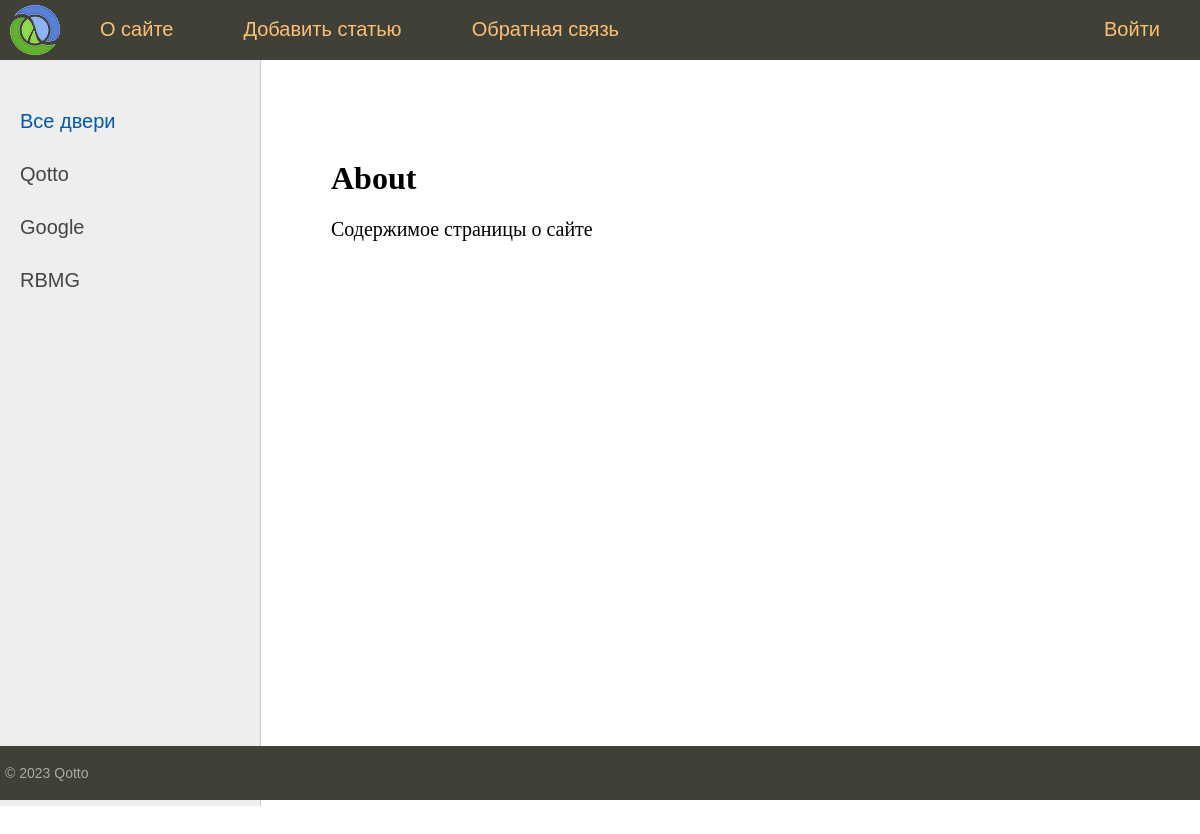
The page /about/ on the database its author committed.
### selfedu/models.py (models this page shows, shortened)
class Doors(models.Model):
    name = models.CharField(max_length=32, db_index=True)
    slug = models.SlugField(max_length=32, unique=True, db_index=True, verbose_name='URL')
    is_active = models.BooleanField(default=True)
    def get_absolute_url(self):
        return reverse('door', kwargs={'door_slug': self.slug})
    class Meta:
        verbose_name = 'Doors'
        verbose_name_plural = 'Doors'
        ordering = ['id']

### selfedu/views.py (the view)
# urls.py: path('about/', about, name='about'),
def about(request):
    return render(request, 'selfedu/about.html', {'menu': menu, 'title': "About"})

### selfedu/templatetags/doors_tags.py (called while the page is built)
@register.inclusion_tag('selfedu/list_doors.html')
def show_doors(sort=None, door_selected=0):
    if not sort:
        doors = Doors.objects.all()
    else:
        doors = Doors.objects.order_by(sort)
    return {"doors": doors, "door_selected": door_selected}

### selfedu/templates/selfedu/about.html
{% extends 'selfedu/base.html' %}
{% block content %}
<h1>{{title}}</h1>
<p>Содержимое страницы о сайте
{% endblock %}

### selfedu/templates/selfedu/list_doors.html
{% for d in doors %}
{% if d.pk == door_selected %}
<li class="selected">{{d.name}}</li>
	{% else %}
		<li><a href="{{ d.get_absolute_url }}">{{d.name}}</a></li>
	{% endif %}
{% endfor %}

### selfedu/static/selfedu/css/styles.css (style rules this page uses)
html, body { font-family: 'Arial'; margin: 0; padding: 0; height: 100%; width: 100%; color: #444; }
a { color: #0059b2; text-decoration: none; }
.left-chapters ul li { margin: 30px 0 0 0; color: #999; }
.left-chapters ul li a { color: #444; text-decoration: none; }
.content-text h1 { font-size: 32px; }

### rows shown on the page
Doors: name "Qotto"
Doors: name "Google"
Doors: name "RBMG"

### other values the page prints
{{ m.title }} "О сайте" "Добавить статью" "Обратная связь"
{{ m.title }} "Войти"
{{ title }} "About"
